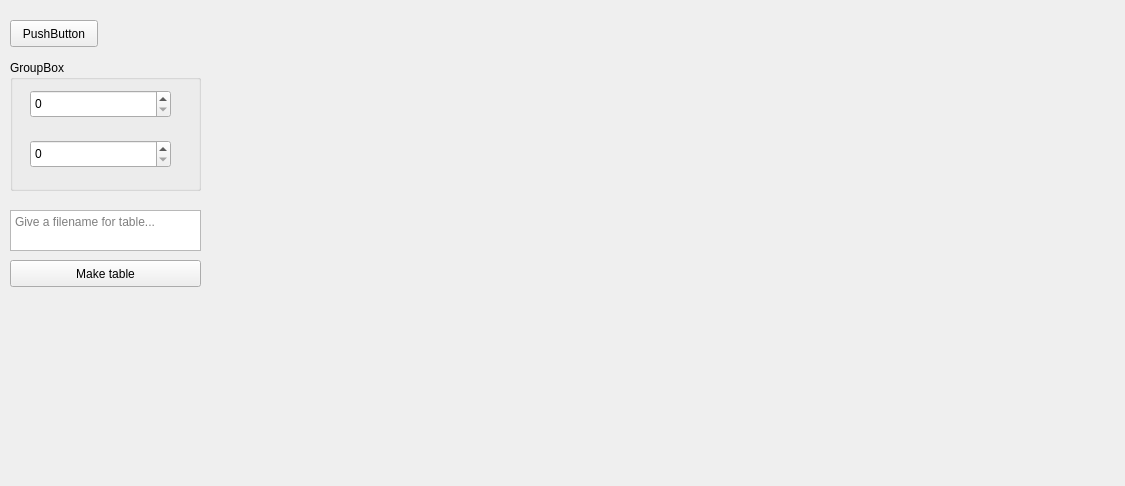
<?xml version="1.0" encoding="UTF-8"?>
<ui version="4.0">
 <class>Form</class>
 <widget class="QWidget" name="Form">
  <property name="geometry">
   <rect>
    <x>0</x>
    <y>0</y>
    <width>1125</width>
    <height>486</height>
   </rect>
  </property>
  <property name="windowTitle">
   <string>Form</string>
  </property>
  <widget class="QPushButton" name="pushButton">
   <property name="geometry">
    <rect>
     <x>10</x>
     <y>20</y>
     <width>88</width>
     <height>27</height>
    </rect>
   </property>
   <property name="text">
    <string>PushButton</string>
   </property>
  </widget>
  <widget class="QGroupBox" name="groupBox">
   <property name="geometry">
    <rect>
     <x>10</x>
     <y>60</y>
     <width>191</width>
     <height>131</height>
    </rect>
   </property>
   <property name="title">
    <string>GroupBox</string>
   </property>
   <widget class="QSpinBox" name="spinBox">
    <property name="geometry">
     <rect>
      <x>20</x>
      <y>30</y>
      <width>141</width>
      <height>28</height>
     </rect>
    </property>
    <property name="maximum">
     <number>1000</number>
    </property>
   </widget>
   <widget class="QSpinBox" name="spinBox_2">
    <property name="geometry">
     <rect>
      <x>20</x>
      <y>80</y>
      <width>141</width>
      <height>28</height>
     </rect>
    </property>
    <property name="maximum">
     <number>1000</number>
    </property>
   </widget>
  </widget>
  <widget class="MplWidget" name="MplWidget" native="true">
   <property name="geometry">
    <rect>
     <x>240</x>
     <y>30</y>
     <width>851</width>
     <height>421</height>
    </rect>
   </property>
  </widget>
  <widget class="QPlainTextEdit" name="plainTextEdit">
   <property name="geometry">
    <rect>
     <x>10</x>
     <y>210</y>
     <width>191</width>
     <height>41</height>
    </rect>
   </property>
   <property name="placeholderText">
    <string>Give a filename for table...</string>
   </property>
  </widget>
  <widget class="QPushButton" name="Table_button">
   <property name="geometry">
    <rect>
     <x>10</x>
     <y>260</y>
     <width>191</width>
     <height>27</height>
    </rect>
   </property>
   <property name="text">
    <string>Make table</string>
   </property>
  </widget>
 </widget>
 <customwidgets>
  <customwidget>
   <class>MplWidget</class>
   <extends>QWidget</extends>
   <header>mplwidget.h</header>
   <container>1</container>
  </customwidget>
 </customwidgets>
 <resources/>
 <connections/>
</ui>
